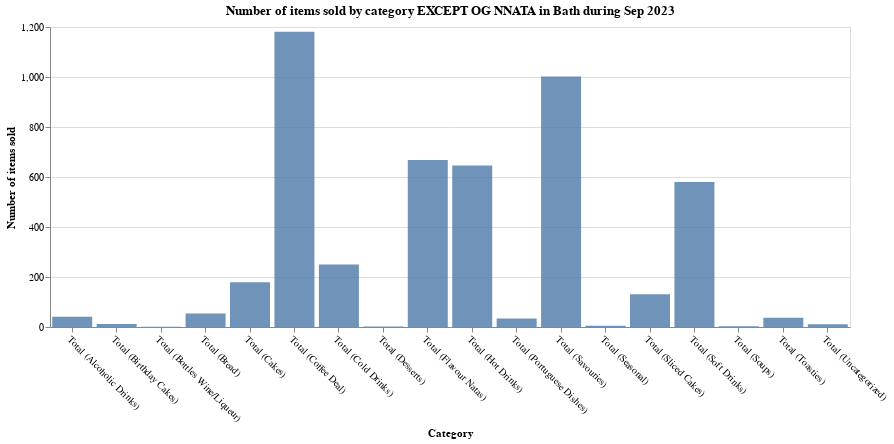

Write notebook code for a chart like this one.
### Code cell
chart

### Figure 1 — Vega-Lite specification as saved in the notebook (floating-point values rounded to 4 significant figures)
{"config": {"view": {"continuousWidth": 300, "continuousHeight": 300}}, "data": {"name": "data-09de60bbc2b0f571490cc9edf1ca3746"}, "mark": {"type": "bar", "opacity": 0.8}, "encoding": {"tooltip": [{"field": "Category", "type": "nominal"}, {"field": "Total Sold", "type": "quantitative"}], "x": {"axis": {"labelAngle": 45}, "field": "Category", "title": "Category", "type": "nominal"}, "y": {"field": "Total Sold", "title": "Number of items sold", "type": "quantitative"}}, "title": "Number of items sold by category EXCEPT OG NNATA in Bath during Sep 2023", "width": 800, "$schema": "https://vega.github.io/schema/vega-lite/v5.8.0.json", "datasets": {"data-09de60bbc2b0f571490cc9edf1ca3746": [{"Category": "Total (Coffee Deal)", "Total Sold": 1181.0}, {"Category": "Total (Savouries)", "Total Sold": 1002.0}, {"Category": "Total (Flavour Natas)", "Total Sold": 668.0}, {"Category": "Total (Hot Drinks)", "Total Sold": 646.0}, {"Category": "Total (Soft Drinks)", "Total Sold": 580.0}, {"Category": "Total (Cold Drinks)", "Total Sold": 250.0}, {"Category": "Total (Cakes)", "Total Sold": 179.0}, {"Category": "Total (Sliced Cakes)", "Total Sold": 131.0}, {"Category": "Total (Bread)", "Total Sold": 54.0}, {"Category": "Total (Alcoholic Drinks)", "Total Sold": 41.0}, {"Category": "Total (Toasties)", "Total Sold": 37.0}, {"Category": "Total (Portuguese Dishes)", "Total Sold": 34.0}, {"Category": "Total (Birthday Cakes)", "Total Sold": 12.0}, {"Category": "Total (Uncategorized)", "Total Sold": 11.0}, {"Category": "Total (Seasonal)", "Total Sold": 5.0}, {"Category": "Total (Soups)", "Total Sold": 3.0}, {"Category": "Total (Desserts)", "Total Sold": 2.0}, {"Category": "Total (Bottles Wine/Liqueur)", "Total Sold": 1.0}]}}
